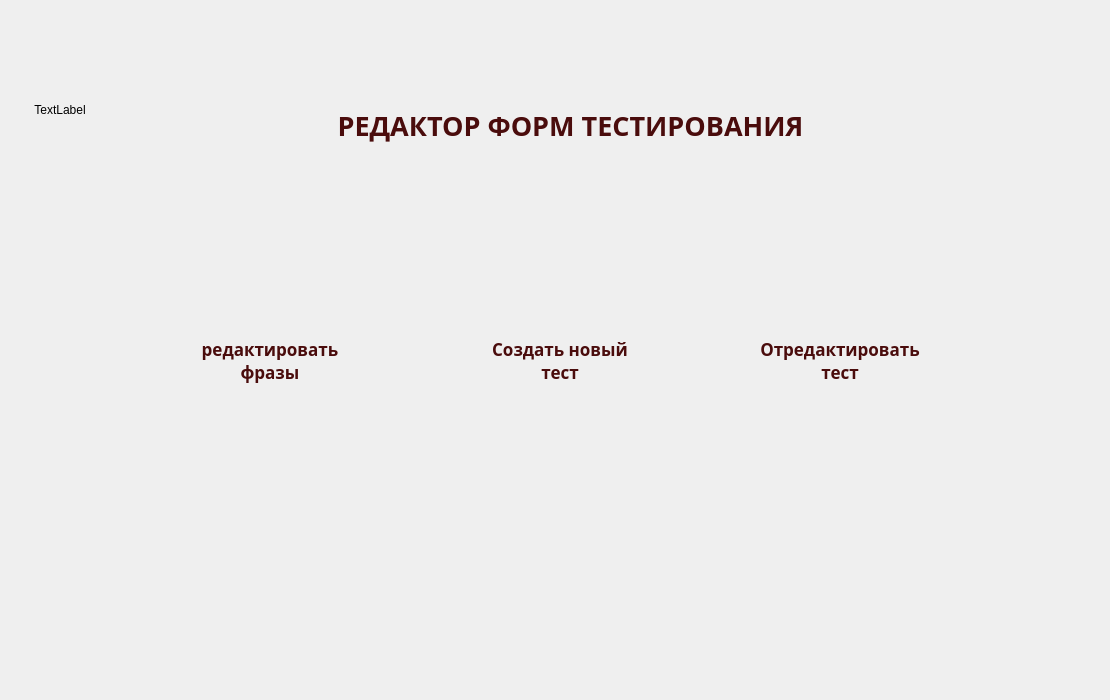
<?xml version="1.0" encoding="UTF-8"?>
<ui version="4.0">
 <class>Form</class>
 <widget class="QWidget" name="Form">
  <property name="geometry">
   <rect>
    <x>0</x>
    <y>0</y>
    <width>1110</width>
    <height>700</height>
   </rect>
  </property>
  <property name="sizePolicy">
   <sizepolicy hsizetype="Fixed" vsizetype="Fixed">
    <horstretch>0</horstretch>
    <verstretch>0</verstretch>
   </sizepolicy>
  </property>
  <property name="minimumSize">
   <size>
    <width>1110</width>
    <height>700</height>
   </size>
  </property>
  <property name="maximumSize">
   <size>
    <width>1110</width>
    <height>700</height>
   </size>
  </property>
  <property name="windowTitle">
   <string>Form</string>
  </property>
  <widget class="QLabel" name="VAS">
   <property name="geometry">
    <rect>
     <x>10</x>
     <y>60</y>
     <width>100</width>
     <height>100</height>
    </rect>
   </property>
   <property name="sizePolicy">
    <sizepolicy hsizetype="Preferred" vsizetype="Preferred">
     <horstretch>0</horstretch>
     <verstretch>0</verstretch>
    </sizepolicy>
   </property>
   <property name="minimumSize">
    <size>
     <width>100</width>
     <height>100</height>
    </size>
   </property>
   <property name="font">
    <font>
     <family>Ubuntu</family>
    </font>
   </property>
   <property name="mouseTracking">
    <bool>false</bool>
   </property>
   <property name="text">
    <string>TextLabel</string>
   </property>
   <property name="alignment">
    <set>Qt::AlignCenter</set>
   </property>
  </widget>
  <widget class="QPushButton" name="pushButton">
   <property name="geometry">
    <rect>
     <x>460</x>
     <y>200</y>
     <width>200</width>
     <height>320</height>
    </rect>
   </property>
   <property name="minimumSize">
    <size>
     <width>200</width>
     <height>320</height>
    </size>
   </property>
   <property name="maximumSize">
    <size>
     <width>200</width>
     <height>320</height>
    </size>
   </property>
   <property name="font">
    <font>
     <family>Tibetan Machine Uni</family>
     <pointsize>13</pointsize>
     <weight>75</weight>
     <bold>true</bold>
    </font>
   </property>
   <property name="styleSheet">
    <string notr="true">color: rgb(74, 12, 12);</string>
   </property>
   <property name="text">
    <string>Создать новый
тест</string>
   </property>
   <property name="flat">
    <bool>true</bool>
   </property>
  </widget>
  <widget class="QPushButton" name="pushButton_2">
   <property name="geometry">
    <rect>
     <x>740</x>
     <y>200</y>
     <width>200</width>
     <height>320</height>
    </rect>
   </property>
   <property name="minimumSize">
    <size>
     <width>200</width>
     <height>320</height>
    </size>
   </property>
   <property name="maximumSize">
    <size>
     <width>200</width>
     <height>320</height>
    </size>
   </property>
   <property name="font">
    <font>
     <family>Tibetan Machine Uni</family>
     <pointsize>13</pointsize>
     <weight>75</weight>
     <bold>true</bold>
    </font>
   </property>
   <property name="styleSheet">
    <string notr="true">color: rgb(74, 12, 12);</string>
   </property>
   <property name="text">
    <string>Отредактировать
тест</string>
   </property>
   <property name="flat">
    <bool>true</bool>
   </property>
  </widget>
  <widget class="QLabel" name="label">
   <property name="geometry">
    <rect>
     <x>250</x>
     <y>90</y>
     <width>641</width>
     <height>71</height>
    </rect>
   </property>
   <property name="font">
    <font>
     <family>Tibetan Machine Uni</family>
     <pointsize>20</pointsize>
     <weight>75</weight>
     <bold>true</bold>
    </font>
   </property>
   <property name="styleSheet">
    <string notr="true">color: rgb(74, 12, 12);</string>
   </property>
   <property name="text">
    <string>РЕДАКТОР ФОРМ ТЕСТИРОВАНИЯ</string>
   </property>
   <property name="alignment">
    <set>Qt::AlignCenter</set>
   </property>
  </widget>
  <widget class="QPushButton" name="pushButton_3">
   <property name="geometry">
    <rect>
     <x>170</x>
     <y>200</y>
     <width>200</width>
     <height>320</height>
    </rect>
   </property>
   <property name="minimumSize">
    <size>
     <width>200</width>
     <height>320</height>
    </size>
   </property>
   <property name="maximumSize">
    <size>
     <width>200</width>
     <height>320</height>
    </size>
   </property>
   <property name="font">
    <font>
     <family>Tibetan Machine Uni</family>
     <pointsize>13</pointsize>
     <weight>75</weight>
     <bold>true</bold>
     <underline>false</underline>
    </font>
   </property>
   <property name="styleSheet">
    <string notr="true">color: rgb(74, 12, 12);</string>
   </property>
   <property name="text">
    <string>редактировать
фразы</string>
   </property>
   <property name="flat">
    <bool>true</bool>
   </property>
  </widget>
 </widget>
 <resources/>
 <connections/>
</ui>
